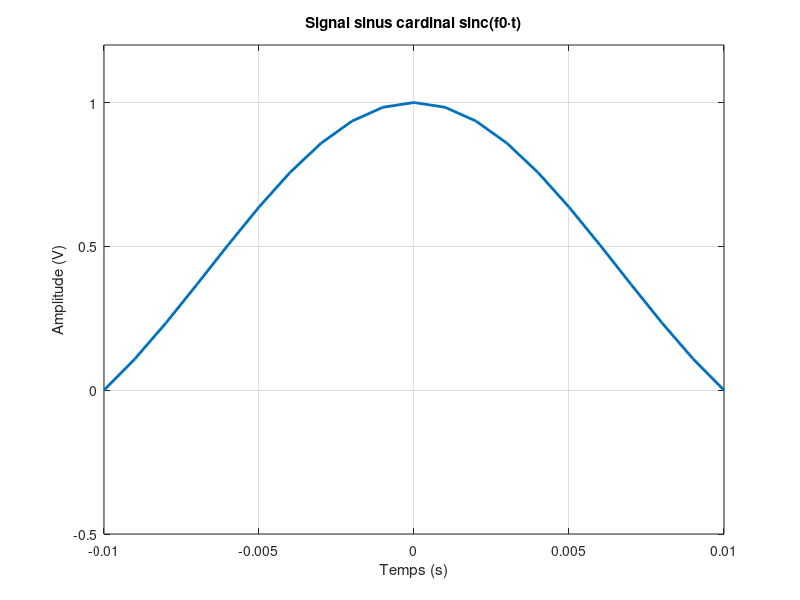

Here is the MATLAB script that generated this plot:
% sinc_signal.m - Signal sinus cardinal (sinc)

fe = 1000;                   % Fréquence d’échantillonnage
f0 = 100;                    % Fréquence de référence (non obligatoire ici mais on garde pour cohérence)
t = -0.01:1/fe:0.01;         % Intervalle temporel sur deux périodes (2 * 1/100)

x = sinc(f0 * t);            % Signal sinc centré, avec f0 pour mise à l’échelle

figure(10);
plot(t, x, 'LineWidth', 2);
grid on;
xlabel('Temps (s)');
ylabel('Amplitude (V)');
title('Signal sinus cardinal sinc(f0·t)');
axis([-0.01 0.01 -0.5 1.2]); % Zoom sur la zone centrale
